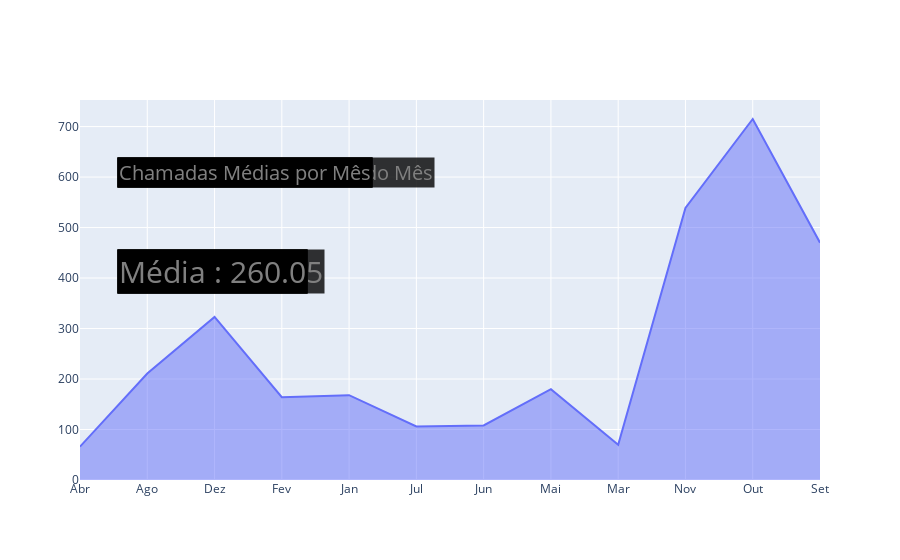

Here is the notebook cell this chart was saved with:
### Code cell
fig4.add_annotation(text='Chamadas Médias por Mês',
        xref="paper", yref="paper",
        font=dict(
            size=20,
            color='gray'
        ),
        align="center", bgcolor="rgba(0,0,0,0.8)",
        x=0.05, y=0.85, showarrow=False)
fig4.add_annotation(text=f"Média : {round(df4['Chamadas Realizadas'].mean(), 2)}",
        xref="paper", yref="paper",
        font=dict(
            size=30,
            color='gray'
        ),  
        align="center", bgcolor="rgba(0,0,0,0.8)",
        x=0.05, y=0.55, showarrow=False)

### Figure 1 — Plotly figure (JSON) as saved in the notebook; plotly's stock layout.template omitted (floating-point values rounded to 4 significant figures)
{"data": [{"fill": "tonexty", "mode": "lines", "type": "scatter", "x": ["Abr", "Ago", "Dez", "Fev", "Jan", "Jul", "Jun", "Mai", "Mar", "Nov", "Out", "Set"], "y": [66, 211, 323, 164, 168, 106, 108, 180, 70, 539, 715, 470]}], "layout": {"annotations": [{"align": "center", "bgcolor": "rgba(0,0,0,0.8)", "font": {"color": "gray", "size": 20}, "showarrow": false, "text": "Chamadas Médias por dia do Mês", "x": 0.05, "xref": "paper", "y": 0.85, "yref": "paper"}, {"align": "center", "bgcolor": "rgba(0,0,0,0.8)", "font": {"color": "gray", "size": 30}, "showarrow": false, "text": "Média : 100.65", "x": 0.05, "xref": "paper", "y": 0.55, "yref": "paper"}, {"align": "center", "bgcolor": "rgba(0,0,0,0.8)", "font": {"color": "gray", "size": 20}, "showarrow": false, "text": "Chamadas Médias por Mês", "x": 0.05, "xref": "paper", "y": 0.85, "yref": "paper"}, {"align": "center", "bgcolor": "rgba(0,0,0,0.8)", "font": {"color": "gray", "size": 30}, "showarrow": false, "text": "Média : 260.0", "x": 0.05, "xref": "paper", "y": 0.55, "yref": "paper"}, {"align": "center", "bgcolor": "rgba(0,0,0,0.8)", "font": {"color": "gray", "size": 20}, "showarrow": false, "text": "Chamadas Médias por Mês", "x": 0.05, "xref": "paper", "y": 0.85, "yref": "paper"}, {"align": "center", "bgcolor": "rgba(0,0,0,0.8)", "font": {"color": "gray", "size": 30}, "showarrow": false, "text": "Média : 260.0", "x": 0.05, "xref": "paper", "y": 0.55, "yref": "paper"}, {"align": "center", "bgcolor": "rgba(0,0,0,0.8)", "font": {"color": "gray", "size": 20}, "showarrow": false, "text": "Chamadas Médias por Mês", "x": 0.05, "xref": "paper", "y": 0.85, "yref": "paper"}, {"align": "center", "bgcolor": "rgba(0,0,0,0.8)", "font": {"color": "gray", "size": 30}, "showarrow": false, "text": "Média : 260.0", "x": 0.05, "xref": "paper", "y": 0.55, "yref": "paper"}, {"align": "center", "bgcolor": "rgba(0,0,0,0.8)", "font": {"color": "gray", "size": 20}, "showarrow": false, "text": "Chamadas Médias por Mês", "x": 0.05, "xref": "paper", "y": 0.85, "yref": "paper"}, {"align": "center", "bgcolor": "rgba(0,0,0,0.8)", "font": {"color": "gray", "size": 30}, "showarrow": false, "text": "Média : 260.0", "x": 0.05, "xref": "paper", "y": 0.55, "yref": "paper"}]}}
